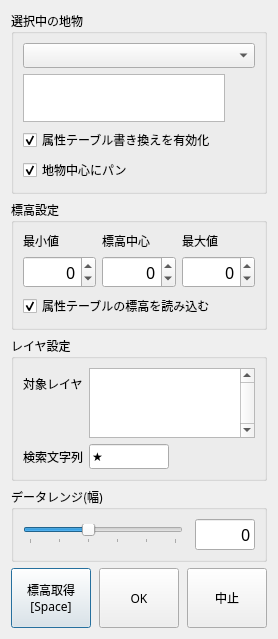
<?xml version="1.0" encoding="UTF-8"?>
<ui version="4.0">
 <class>DEMStyleAllDialogBase</class>
 <widget class="QDialog" name="DEMStyleAllDialogBase">
  <property name="geometry">
   <rect>
    <x>0</x>
    <y>0</y>
    <width>270</width>
    <height>560</height>
   </rect>
  </property>
  <property name="font">
   <font>
    <family>ＭＳ ゴシック</family>
    <pointsize>9</pointsize>
   </font>
  </property>
  <property name="windowTitle">
   <string>DEMスタイル一括設定</string>
  </property>
  <layout class="QVBoxLayout" name="verticalLayout">
   <item>
    <widget class="QGroupBox" name="currentFeatureGroupBox">
     <property name="sizePolicy">
      <sizepolicy hsizetype="Preferred" vsizetype="Fixed">
       <horstretch>0</horstretch>
       <verstretch>0</verstretch>
      </sizepolicy>
     </property>
     <property name="minimumSize">
      <size>
       <width>0</width>
       <height>0</height>
      </size>
     </property>
     <property name="title">
      <string>選択中の地物</string>
     </property>
     <layout class="QVBoxLayout" name="currentFeatureLayout">
      <item>
       <widget class="FeatureLayerComboBox" name="featureLayerComboBox">
        <property name="focusPolicy">
         <enum>Qt::NoFocus</enum>
        </property>
       </widget>
      </item>
      <item>
       <widget class="QTableWidget" name="currentFeatureTableWidget">
        <property name="sizePolicy">
         <sizepolicy hsizetype="Fixed" vsizetype="Fixed">
          <horstretch>0</horstretch>
          <verstretch>0</verstretch>
         </sizepolicy>
        </property>
        <property name="minimumSize">
         <size>
          <width>0</width>
          <height>0</height>
         </size>
        </property>
        <property name="maximumSize">
         <size>
          <width>202</width>
          <height>48</height>
         </size>
        </property>
        <property name="font">
         <font>
          <family>ＭＳ ゴシック</family>
          <pointsize>10</pointsize>
         </font>
        </property>
        <property name="focusPolicy">
         <enum>Qt::NoFocus</enum>
        </property>
        <property name="verticalScrollBarPolicy">
         <enum>Qt::ScrollBarAlwaysOff</enum>
        </property>
        <property name="horizontalScrollBarPolicy">
         <enum>Qt::ScrollBarAlwaysOff</enum>
        </property>
        <property name="editTriggers">
         <set>QAbstractItemView::NoEditTriggers</set>
        </property>
       </widget>
      </item>
      <item>
       <widget class="QCheckBox" name="enableAttrTableUpdateCheckBox">
        <property name="toolTip">
         <string>OKボタン押下時にアクティブな属性テーブルの&quot;標高上&quot;, &quot;標高下&quot; を書き換えます。</string>
        </property>
        <property name="text">
         <string>属性テーブル書き換えを有効化</string>
        </property>
        <property name="checked">
         <bool>true</bool>
        </property>
       </widget>
      </item>
      <item>
       <widget class="QCheckBox" name="enableAutoPanCheckBox">
        <property name="text">
         <string>地物中心にパン</string>
        </property>
        <property name="checked">
         <bool>true</bool>
        </property>
       </widget>
      </item>
     </layout>
    </widget>
   </item>
   <item>
    <widget class="QGroupBox" name="elevationValueGroupBox">
     <property name="title">
      <string>標高設定</string>
     </property>
     <layout class="QGridLayout" name="elevationValueLayout">
      <item row="1" column="2">
       <widget class="QSpinBox" name="maxElevationSpinBox">
        <property name="minimumSize">
         <size>
          <width>72</width>
          <height>0</height>
         </size>
        </property>
        <property name="font">
         <font>
          <family>ＭＳ ゴシック</family>
          <pointsize>12</pointsize>
         </font>
        </property>
        <property name="alignment">
         <set>Qt::AlignRight|Qt::AlignTrailing|Qt::AlignVCenter</set>
        </property>
        <property name="minimum">
         <number>-9999</number>
        </property>
        <property name="maximum">
         <number>9999</number>
        </property>
        <property name="singleStep">
         <number>5</number>
        </property>
       </widget>
      </item>
      <item row="1" column="0">
       <widget class="QSpinBox" name="minElevationSpinBox">
        <property name="minimumSize">
         <size>
          <width>72</width>
          <height>0</height>
         </size>
        </property>
        <property name="font">
         <font>
          <family>ＭＳ ゴシック</family>
          <pointsize>12</pointsize>
         </font>
        </property>
        <property name="frame">
         <bool>true</bool>
        </property>
        <property name="alignment">
         <set>Qt::AlignRight|Qt::AlignTrailing|Qt::AlignVCenter</set>
        </property>
        <property name="showGroupSeparator" stdset="0">
         <bool>false</bool>
        </property>
        <property name="minimum">
         <number>-9999</number>
        </property>
        <property name="maximum">
         <number>9999</number>
        </property>
        <property name="singleStep">
         <number>5</number>
        </property>
       </widget>
      </item>
      <item row="0" column="0">
       <widget class="QLabel" name="minElevationLabel">
        <property name="text">
         <string>最小値</string>
        </property>
       </widget>
      </item>
      <item row="0" column="1">
       <widget class="QLabel" name="midElevationLabel">
        <property name="text">
         <string>標高中心</string>
        </property>
       </widget>
      </item>
      <item row="1" column="1">
       <widget class="QSpinBox" name="midElevationSpinBox">
        <property name="minimumSize">
         <size>
          <width>72</width>
          <height>0</height>
         </size>
        </property>
        <property name="font">
         <font>
          <family>ＭＳ ゴシック</family>
          <pointsize>12</pointsize>
         </font>
        </property>
        <property name="alignment">
         <set>Qt::AlignRight|Qt::AlignTrailing|Qt::AlignVCenter</set>
        </property>
        <property name="minimum">
         <number>-9999</number>
        </property>
        <property name="maximum">
         <number>9999</number>
        </property>
        <property name="singleStep">
         <number>5</number>
        </property>
       </widget>
      </item>
      <item row="0" column="2">
       <widget class="QLabel" name="maxElevationLabel">
        <property name="text">
         <string>最大値</string>
        </property>
       </widget>
      </item>
      <item row="2" column="0" colspan="3">
       <widget class="QCheckBox" name="enableCurrentFeatureElevCheckBox">
        <property name="text">
         <string>属性テーブルの標高を読み込む</string>
        </property>
        <property name="checked">
         <bool>true</bool>
        </property>
       </widget>
      </item>
     </layout>
    </widget>
   </item>
   <item>
    <widget class="QGroupBox" name="layerSettingsGroupBox">
     <property name="sizePolicy">
      <sizepolicy hsizetype="Expanding" vsizetype="Minimum">
       <horstretch>0</horstretch>
       <verstretch>0</verstretch>
      </sizepolicy>
     </property>
     <property name="title">
      <string>レイヤ設定</string>
     </property>
     <layout class="QFormLayout" name="layerSettingsLayout">
      <property name="fieldGrowthPolicy">
       <enum>QFormLayout::ExpandingFieldsGrow</enum>
      </property>
      <item row="1" column="0">
       <widget class="QLabel" name="layerListLabel">
        <property name="sizePolicy">
         <sizepolicy hsizetype="Fixed" vsizetype="Preferred">
          <horstretch>0</horstretch>
          <verstretch>0</verstretch>
         </sizepolicy>
        </property>
        <property name="text">
         <string>対象レイヤ</string>
        </property>
       </widget>
      </item>
      <item row="1" column="1">
       <widget class="QListWidget" name="layerListWidget">
        <property name="sizePolicy">
         <sizepolicy hsizetype="Expanding" vsizetype="Expanding">
          <horstretch>0</horstretch>
          <verstretch>1</verstretch>
         </sizepolicy>
        </property>
        <property name="minimumSize">
         <size>
          <width>160</width>
          <height>0</height>
         </size>
        </property>
        <property name="focusPolicy">
         <enum>Qt::NoFocus</enum>
        </property>
        <property name="styleSheet">
         <string notr="true"/>
        </property>
        <property name="verticalScrollBarPolicy">
         <enum>Qt::ScrollBarAlwaysOn</enum>
        </property>
        <property name="horizontalScrollBarPolicy">
         <enum>Qt::ScrollBarAlwaysOff</enum>
        </property>
        <property name="sizeAdjustPolicy">
         <enum>QAbstractScrollArea::AdjustToContents</enum>
        </property>
       </widget>
      </item>
      <item row="2" column="0">
       <widget class="QLabel" name="searchStringLabel">
        <property name="sizePolicy">
         <sizepolicy hsizetype="Fixed" vsizetype="Preferred">
          <horstretch>0</horstretch>
          <verstretch>0</verstretch>
         </sizepolicy>
        </property>
        <property name="text">
         <string>検索文字列</string>
        </property>
       </widget>
      </item>
      <item row="2" column="1">
       <widget class="QLineEdit" name="searchStringLineEdit">
        <property name="sizePolicy">
         <sizepolicy hsizetype="Fixed" vsizetype="Preferred">
          <horstretch>0</horstretch>
          <verstretch>0</verstretch>
         </sizepolicy>
        </property>
        <property name="minimumSize">
         <size>
          <width>80</width>
          <height>0</height>
         </size>
        </property>
        <property name="maximumSize">
         <size>
          <width>80</width>
          <height>16777215</height>
         </size>
        </property>
        <property name="focusPolicy">
         <enum>Qt::NoFocus</enum>
        </property>
        <property name="text">
         <string notr="true">★</string>
        </property>
       </widget>
      </item>
     </layout>
    </widget>
   </item>
   <item>
    <widget class="QGroupBox" name="dataRangeGroupBox">
     <property name="toolTip">
      <string>Aキーで減少、Dキーで増加</string>
     </property>
     <property name="title">
      <string>データレンジ(幅)</string>
     </property>
     <layout class="QHBoxLayout" name="dataRangeLayout">
      <property name="spacing">
       <number>12</number>
      </property>
      <item>
       <widget class="QSlider" name="dataRangeSlider">
        <property name="sizePolicy">
         <sizepolicy hsizetype="Preferred" vsizetype="Fixed">
          <horstretch>0</horstretch>
          <verstretch>0</verstretch>
         </sizepolicy>
        </property>
        <property name="maximum">
         <number>5</number>
        </property>
        <property name="pageStep">
         <number>1</number>
        </property>
        <property name="value">
         <number>2</number>
        </property>
        <property name="orientation">
         <enum>Qt::Horizontal</enum>
        </property>
        <property name="tickPosition">
         <enum>QSlider::TicksBelow</enum>
        </property>
        <property name="tickInterval">
         <number>1</number>
        </property>
       </widget>
      </item>
      <item>
       <widget class="QLineEdit" name="dataRangeLineEdit">
        <property name="sizePolicy">
         <sizepolicy hsizetype="Fixed" vsizetype="Fixed">
          <horstretch>0</horstretch>
          <verstretch>0</verstretch>
         </sizepolicy>
        </property>
        <property name="minimumSize">
         <size>
          <width>60</width>
          <height>0</height>
         </size>
        </property>
        <property name="maximumSize">
         <size>
          <width>60</width>
          <height>16777215</height>
         </size>
        </property>
        <property name="font">
         <font>
          <family>ＭＳ ゴシック</family>
          <pointsize>12</pointsize>
         </font>
        </property>
        <property name="text">
         <string notr="true">0</string>
        </property>
        <property name="alignment">
         <set>Qt::AlignRight|Qt::AlignTrailing|Qt::AlignVCenter</set>
        </property>
        <property name="readOnly">
         <bool>true</bool>
        </property>
       </widget>
      </item>
     </layout>
    </widget>
   </item>
   <item>
    <widget class="QWidget" name="buttonsWidget" native="true">
     <property name="sizePolicy">
      <sizepolicy hsizetype="Minimum" vsizetype="Minimum">
       <horstretch>0</horstretch>
       <verstretch>0</verstretch>
      </sizepolicy>
     </property>
     <layout class="QHBoxLayout" name="buttonsLayout">
      <property name="spacing">
       <number>8</number>
      </property>
      <property name="leftMargin">
       <number>0</number>
      </property>
      <property name="topMargin">
       <number>0</number>
      </property>
      <property name="rightMargin">
       <number>0</number>
      </property>
      <property name="bottomMargin">
       <number>0</number>
      </property>
      <item>
       <widget class="QPushButton" name="setElevationButton">
        <property name="sizePolicy">
         <sizepolicy hsizetype="Fixed" vsizetype="Fixed">
          <horstretch>0</horstretch>
          <verstretch>0</verstretch>
         </sizepolicy>
        </property>
        <property name="minimumSize">
         <size>
          <width>48</width>
          <height>60</height>
         </size>
        </property>
        <property name="text">
         <string>標高取得
[Space]</string>
        </property>
        <property name="shortcut">
         <string>Space</string>
        </property>
       </widget>
      </item>
      <item>
       <spacer name="horizontalSpacer">
        <property name="orientation">
         <enum>Qt::Horizontal</enum>
        </property>
        <property name="sizeHint" stdset="0">
         <size>
          <width>0</width>
          <height>0</height>
         </size>
        </property>
       </spacer>
      </item>
      <item>
       <widget class="QPushButton" name="okButton">
        <property name="sizePolicy">
         <sizepolicy hsizetype="Fixed" vsizetype="Fixed">
          <horstretch>0</horstretch>
          <verstretch>0</verstretch>
         </sizepolicy>
        </property>
        <property name="minimumSize">
         <size>
          <width>48</width>
          <height>60</height>
         </size>
        </property>
        <property name="text">
         <string>OK</string>
        </property>
        <property name="shortcut">
         <string>Enter</string>
        </property>
       </widget>
      </item>
      <item>
       <widget class="QPushButton" name="cancelButton">
        <property name="sizePolicy">
         <sizepolicy hsizetype="Fixed" vsizetype="Fixed">
          <horstretch>0</horstretch>
          <verstretch>0</verstretch>
         </sizepolicy>
        </property>
        <property name="minimumSize">
         <size>
          <width>48</width>
          <height>60</height>
         </size>
        </property>
        <property name="text">
         <string>中止</string>
        </property>
        <property name="shortcut">
         <string>Esc</string>
        </property>
       </widget>
      </item>
     </layout>
    </widget>
   </item>
  </layout>
 </widget>
 <customwidgets>
  <customwidget>
   <class>FeatureLayerComboBox</class>
   <extends>QComboBox</extends>
   <header>demstyle_all.feature_layer_combo_box</header>
  </customwidget>
 </customwidgets>
 <resources/>
 <connections/>
</ui>
